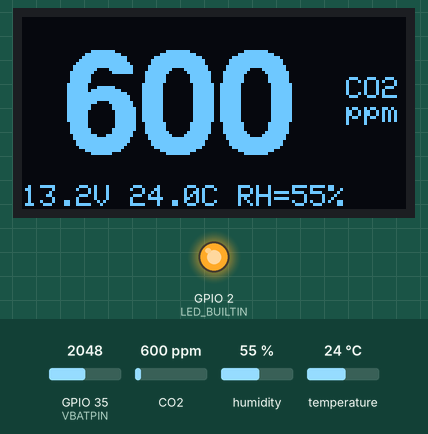
Recording of a sketch running on a simulated ESP32. Parts: 128×64 one-colour display, output pins drawn as LEDs (lit = HIGH). The inputs (shaded band) are chosen by the test bench; at power-on: CO2 600 ppm, GPIO 35 (VBATPIN) = 2048, humidity 55 %, temperature 24 °C.

Above: at 5.7 s.
5.8 s: CO2 set to 452 ppm
At 6.2 s:
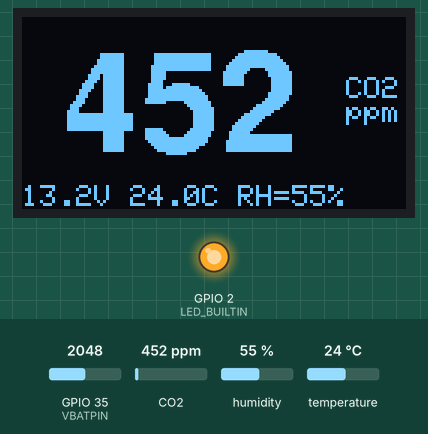
7.3 s: GPIO 35 (VBATPIN) set to 2866
At 8.2 s:
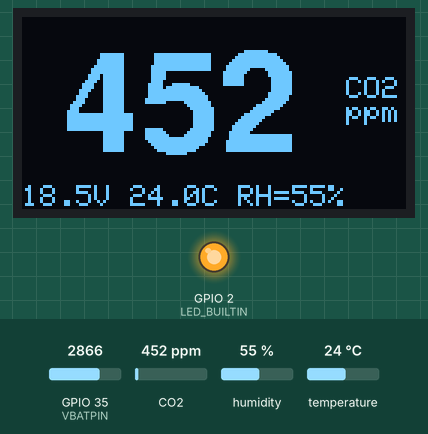
8.8 s: humidity set to 22 %
At 9.7 s:
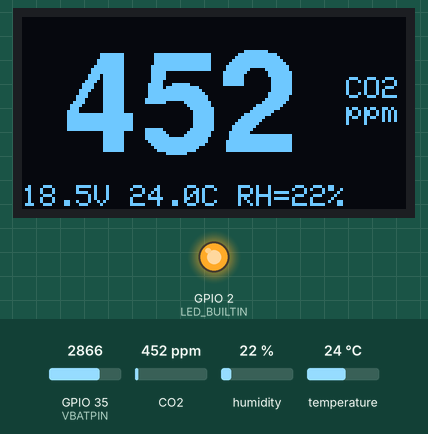
10.3 s: temperature set to 12 °C
At 11.5 s:
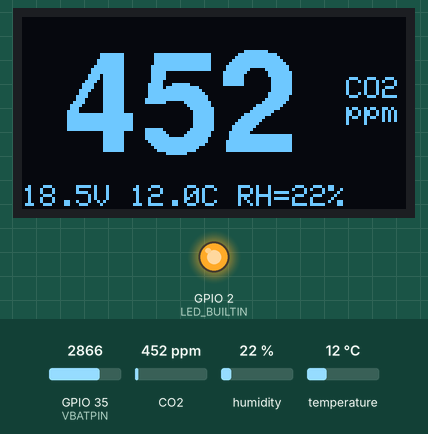
11.8 s: GPIO 35 (VBATPIN) set to 3972
At 12.4 s:
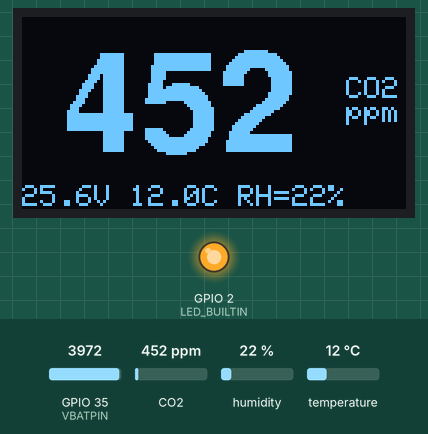
13.3 s: GPIO 35 (VBATPIN) set to 1228
At 14.3 s:
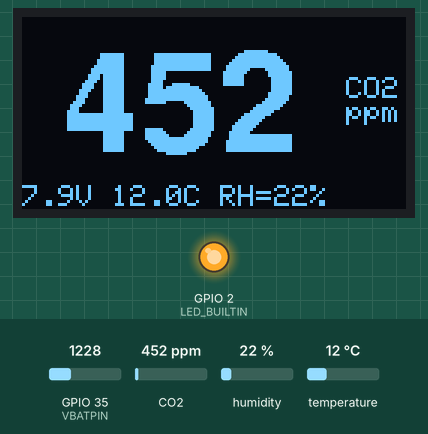
Timing chart, 0 to 15.8 s (numbered marks = the images above; inputs shaded):
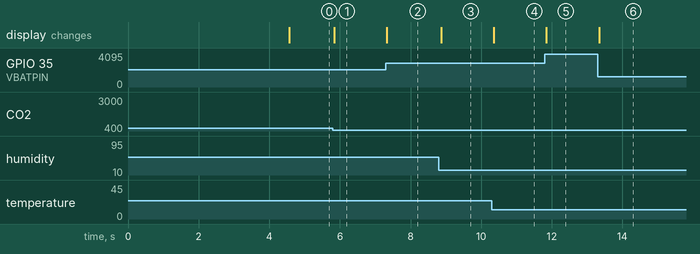

The sketch:

m0scd30oled.ino
```cpp
//#define DEBUG
/*
  monitorCO2.ino

  A simple CO2 meter using the Adafruit SCD30 breakout
  Adafruit Feather M0 Basic/Express dev boards
  FeatherWing OLED 128x64

  (C) 2021 Héctor Daniel Cortés González <hdcg@ier.unam.mx>
  (C) 2021 Laboratorio de Tecnologías Abiertas, LaTA+
  (C) 2021 Instituto de Energías Renovables <www.ier.unam.mx>
  (C) 2021 Universidad Nacional Autónoma de México <www.unam.mx>
*/

#include <Wire.h>
#include <Adafruit_SCD30.h>
#include <Adafruit_SH110X.h>
#include <Fonts/FreeSansBold24pt7b.h>
#include "splash.h"

#ifndef DEBUG
#include <Adafruit_SleepyDog.h>
#endif

#define FG_COLOR SH110X_WHITE
#define BG_COLOR SH110X_BLACK

#define VBATPIN  A7

#define SHORT_DELAY 128
#define DELAY 1024
#define LONG_DELAY 4096

#define MEASUREMENT_INTERVAL 2

Adafruit_SCD30 scd30;

Adafruit_SH1107 oled = Adafruit_SH1107(64, 128, &Wire);

boolean led = false;

inline void toggleLED(void) {
  digitalWrite(LED_BUILTIN, led=!led);
}

void setup(void) {
  pinMode(LED_BUILTIN, OUTPUT);
  toggleLED();
  pinMode(VBATPIN, INPUT);

#ifdef DEBUG
  Serial.begin(115200);
  for(char ch=16;!Serial&&ch>0;ch--) {
    toggleLED();
    delay(SHORT_DELAY);
  }
  Serial.println();
  Serial.println(F("*********************************"));
  Serial.println(F(" Proyecto monitorCO2"));
  Serial.println(F(__DATE__  " " __TIME__));
  Serial.println(F("(C) 2021, <hdcg@ier.unam.mx>"));
  Serial.println(F("(C) 2021, IER-UNAM"));
  Serial.println(F("(C) 2021, UNAM"));
  Serial.println(F("*********************************"));
  Serial.println();
#endif

#ifdef DEBUG
  Serial.println("Init display...");
#endif
  oled.begin(0x3C, true); // check error condition?
  oled.clearDisplay();
  oled.drawBitmap(0,0,splash_IER_64x128,64,128,FG_COLOR);
  oled.display();
  oled.setRotation(1);
  oled.setTextSize(1);
  oled.setTextColor(FG_COLOR);
  delay(LONG_DELAY);

  if(!scd30.begin()) {
#ifdef DEBUG
    Serial.println(F("Init scd30 failed!"));
#endif
  }
  delay(SHORT_DELAY);

  if(scd30.getMeasurementInterval()!=MEASUREMENT_INTERVAL) {
#ifdef DEBUG
    Serial.printf(PSTR("Interval=%d\n"), MEASUREMENT_INTERVAL);
#endif
    delay(SHORT_DELAY);
    if(!scd30.setMeasurementInterval(MEASUREMENT_INTERVAL)) ;
  }

  if(!scd30.selfCalibrationEnabled()) {
    delay(SHORT_DELAY);
    if(!scd30. selfCalibrationEnabled(true)) {
#ifdef DEBUG
      Serial.println("ASC enabled...");
#endif
    }
  }

#ifdef DEBUG
  Serial.println("leaving setup()");
#endif
  digitalWrite(LED_BUILTIN, LOW);
}

void loop() {
  if (scd30.dataReady()) {
    digitalWrite(LED_BUILTIN, HIGH);

    oled.clearDisplay();

    if (!scd30.read()){
#ifdef DEBUG
      Serial.println("Read Error!");
#endif
      oled.setCursor(0,0);
      oled.println("Read Error!");
    }

    String value;
    for(value = String(scd30.CO2, 0); value.length()<4; value=" " + value);
    oled.setFont(&FreeSansBold24pt7b);
    oled.setCursor(0,44);
    oled.print(value);
    oled.setFont();
    oled.setCursor(108,20);
    oled.print("CO2");
    oled.setCursor(108, 28);
    oled.print("ppm");

    float measuredvbat = 3.3 * analogRead(VBATPIN) / 512;

    oled.setCursor(0,56);
    oled.print(measuredvbat, 1);
    oled.print("V ");
    oled.print(scd30.temperature, 1);
    oled.print("C RH=");
    oled.print(scd30.relative_humidity, 0);
    oled.print("%");

    oled.display();
    digitalWrite(LED_BUILTIN, LOW);
  } else
#ifdef DEBUG
  delay(MEASUREMENT_INTERVAL);
#else
  Watchdog.sleep(MEASUREMENT_INTERVAL);
#endif
}
```

Source omitted: splash.h (data table, 6469 bytes)

Measured:
- after the input at 5.8 s, the display: changes at once (image 1)
- after the input at 7.3 s, the display: changes at once (image 2)
- after the input at 8.8 s, the display: changes after 0.07 s (image 3)
- after the input at 10.3 s, the display: changes after 0.06 s (image 4)
- after the input at 11.8 s, the display: changes after 0.05 s (image 5)
- after the input at 13.3 s, the display: changes at once (image 6)
